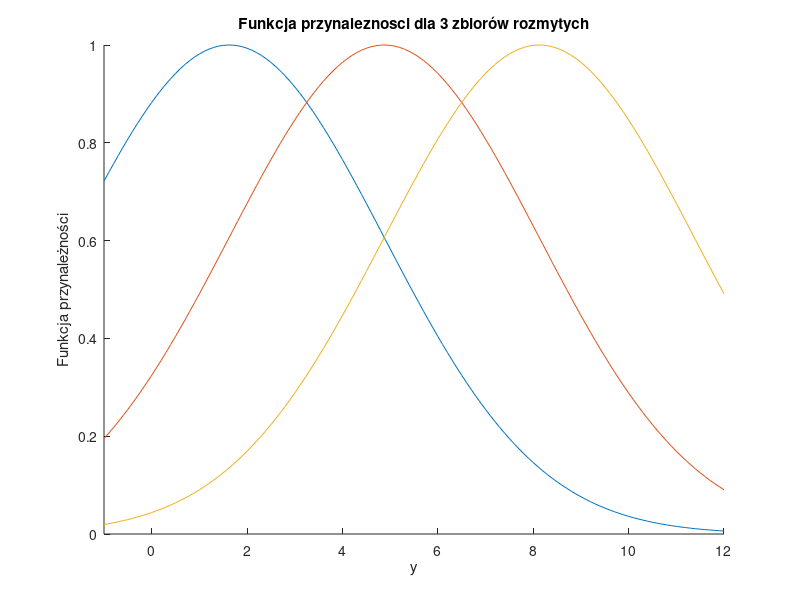

Recreate this plot in MATLAB. (Note: this script raises an error after producing the figure.)
clear all; clc

draw = true;
sa = false;


%% Inicjalizacja zmienych

T = 0.5; %Czas próbkowania
t_sym = 300; %Czas symulacji (w sekundach)

kp = 150; %Krok początkowy startu symulacji
kk = 650; %Krok końcowy

Upp = 0;
Ypp = 0;

err = 0;

Umin = -1;
Umax = 1;

U(1:kp,1) = Upp;
Y(1:kp,1) = Ypp;
e(1:kp) = 0;

%Zmiana wartości zadanej
y_zad(1:kp+10) = 3;
y_zad(kp+10:350) = 9;
y_zad(350:kk) = 0.1;


%% Prametry fukncji przyneleznosci
il = 3; %Ilosc regualtorów
% w = zeros(il,kk);

y_max = 12;
y_min = -1;

d = (y_max-y_min)/(il+1); %szerokości funkcji przynależnośći
spread = d;

%Wybranie punktu pracy
yr0 = ones(1,il);
yr0(1) = d/2;
    for i = 2:il-1
        yr0(i) = yr0(i-1) + d;
    end
yr0(il) = yr0(il-1) + d;

%% Rysowanie funkcji przyneleżności
if draw
    y = (y_min:0.1:y_max)';
    figure
    hold on
    %Plotter funkcji przynaleznosci
    for i = 1:il
        if i == 1
            plot(y,gaussmf(y,[spread, yr0(1)]));
        elseif i == il
            plot(y,gaussmf(y,[spread, yr0(i)]));
        else
            plot(y,gaussmf(y,[spread, yr0(i)]));        
        end
    end
    xlim([-1 12])
    xlabel("y"); ylabel("Funkcja przynależności");
    title(sprintf("Funkcja przynaleznosci dla %i zbiorów rozmytych",il))
    if sa
        print(sprintf('funkcja_przynelznosci_%i.png',il_fun),'-dpng','-r400')
    end
    hold off
end

%% Parametry Regulatora 1

Kp1 = 3;
Ti1 = 7.5975;
Td1 = 4.0725e-08;

r01 = Kp1*(1 + T/(2*Ti1) + Td1/T);
r11 = Kp1*(T/(2*Ti1) - (2*Td1)/T -1);
r21 = Kp1*Td1/T;

%% Parametry Regulatora 2

Kp2 = 5;
Ti2 = 7.5975;
Td2 = 4.0725e-08;

r02 = Kp2*(1 + T/(2*Ti2) + Td2/T);
r12 = Kp2*(T/(2*Ti2) - (2*Td2)/T -1);
r22 = Kp2*Td2/T;

%% Parametry Regulatora 3

Kp3 = 3;
Ti3 = 7.5975;
Td3 = 4.0725e-08;

r03 = Kp3*(1 + T/(2*Ti3) + Td3/T);
r13 = Kp3*(T/(2*Ti3) - (2*Td3)/T -1);
r23 = Kp3*Td3/T;



%% Symulacja obiektu

for k = kp:kk
    Y(k) = symulacja_obiektu1y_p3(U(k-5),U(k-6),Y(k-1),Y(k-2));
  
    for i = 1:il
        if i == 1
            w(1,k) = gaussmf(Y(k),[spread, yr0(1)]);
        elseif i == il
            w(il,k) = gaussmf(Y(k),[spread, yr0(il)]);
        else
            w(i,k) = gaussmf(Y(k),[spread, yr0(i)]);   
        end
    end
    
    
    e(k) = y_zad(k) - Y(k);

    %U1
    U_1 = U(k-1) + r01*e(k) + r11*e(k-1) + r21*e(k-2);

    %U2
    U_2 = U(k-1) + r02*e(k) + r12*e(k-1) + r22*e(k-2);

    %U3
    U_3 = U(k-1) + r03*e(k) + r13*e(k-1) + r23*e(k-2);
    
    
    U_now = (U_1 * w(1,k) + U_2 * w(2,k) + U_3 * w(3,k))/sum(w(:,k));


    if U_now < -1
        U_now = 1;
    elseif U_now > 1
        U_now = 1;
    end
    
    
    U(k) = U_now;

    err = err + (y_zad(k) - Y(k))^2;

end

display(err)

figure;
stairs(1:kk,Y)
hold on
stairs(1:kk,y_zad,"--")
hold off
legend("y(k)","y_z_a_d(k)")
xlim([0 650])
title("Rozmyty regulator PID, error = " + sum(err))
% exportgraphics(gca,'y_p_p.pdf')
